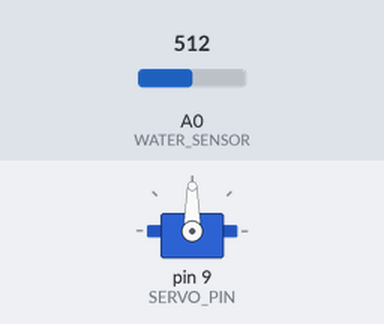
The sketch below on a simulated Arduino Uno, built with avr-gcc and run on an emulated ATmega328P. Shown: servo. Inputs (shaded band) come from the test bench; at power-on: A0 (WATER_SENSOR) = 512. What the sketch prints to the serial monitor is not drawn.

Above: at 2.3 s.
2.4 s: A0 (WATER_SENSOR) set to 486
At 3.1 s:
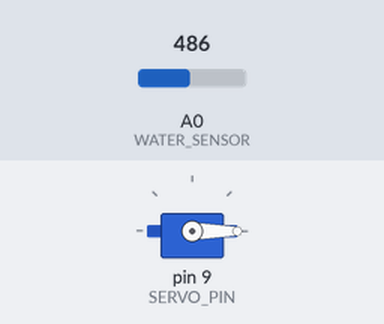
4.5 s: A0 (WATER_SENSOR) set to 510
At 5.3 s:
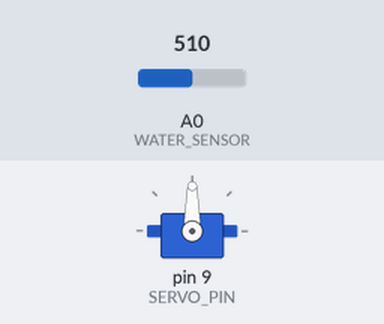
9.5 s: A0 (WATER_SENSOR) set to 490
At 11.2 s:
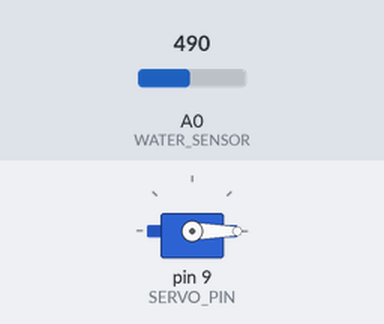
11.6 s: A0 (WATER_SENSOR) set to 511
At 12.8 s:
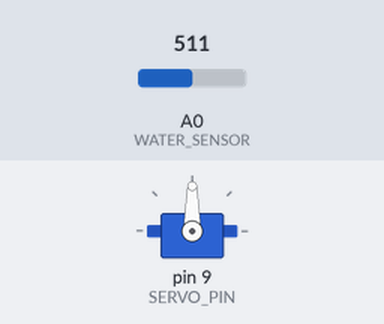
Timing chart, 0 to 17.6 s (numbered marks = the images above; inputs shaded):
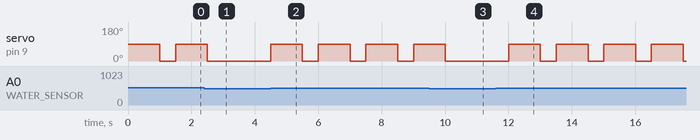

The sketch:

Water_Detection.ino
```cpp
#include <Servo.h>

#define WATER_SENSOR A0  // Water sensor signal pin
#define WATER_THRESHOLD 500  // Adjust this based on testing
#define SERVO_PIN 9  // Servo motor control pin

Servo myServo;  // Create Servo object

void setup() {
  pinMode(WATER_SENSOR, INPUT);
  myServo.attach(SERVO_PIN);  // Attach servo to pin 9
  Serial.begin(9600);  // Start Serial Monitor
  myServo.write(0);  // Start with servo at 0°
}

void loop() {
  int waterLevel = analogRead(WATER_SENSOR);  // Read water sensor
  Serial.print("Water Level: ");
  Serial.println(waterLevel);  // Print water level value

  if (waterLevel > WATER_THRESHOLD) {
    Serial.println("💧 Water Drop Detected! Rotating Servo...");
    myServo.write(90);  // Rotate servo to 90°
    delay(1000);  // Hold position for 1 second
    myServo.write(0);  // Return servo to 0°
  }

  delay(500);  // Small delay before next reading
}
```

Measured:
- the behaviour switches between 501 and 500 on A0 (WATER_SENSOR) (found by bisection; images 0 and 1)
- after the input at 2.4 s, servo on pin 9 (SERVO_PIN): goes on until 2.5 s, then stays 0°
- after the input at 4.5 s, servo on pin 9 (SERVO_PIN): alternates 90° for 1.0 s and 0° for 0.50 s, starting at once
- after the input at 9.5 s, servo on pin 9 (SERVO_PIN): goes on until 10.0 s, then stays 0°
- after the input at 11.6 s, servo on pin 9 (SERVO_PIN): alternates 90° for 1.0 s and 0° for 0.50 s, starting after 0.41 s
